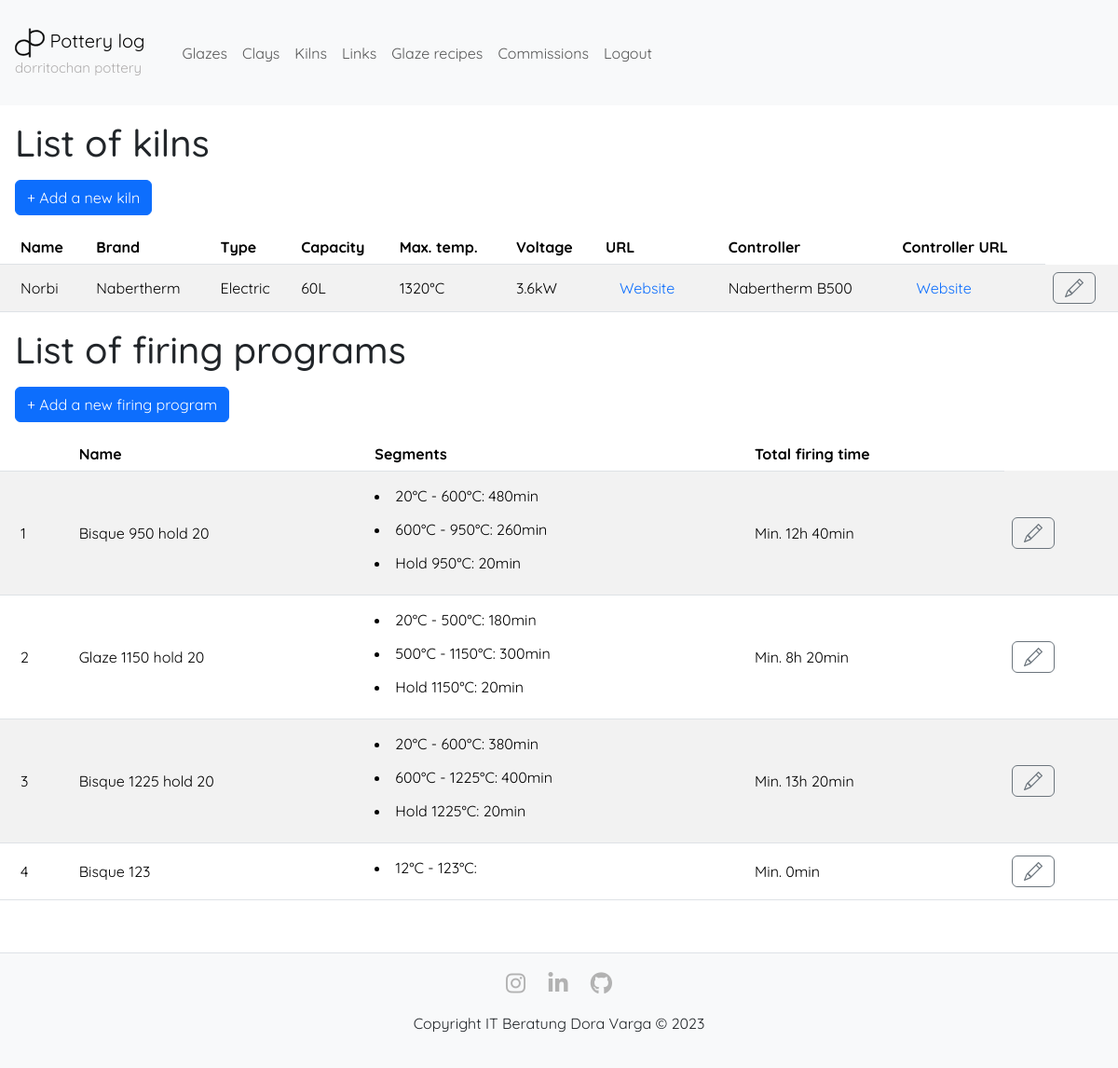
The page /viewkilns (signed in) on the database as committed earlier.
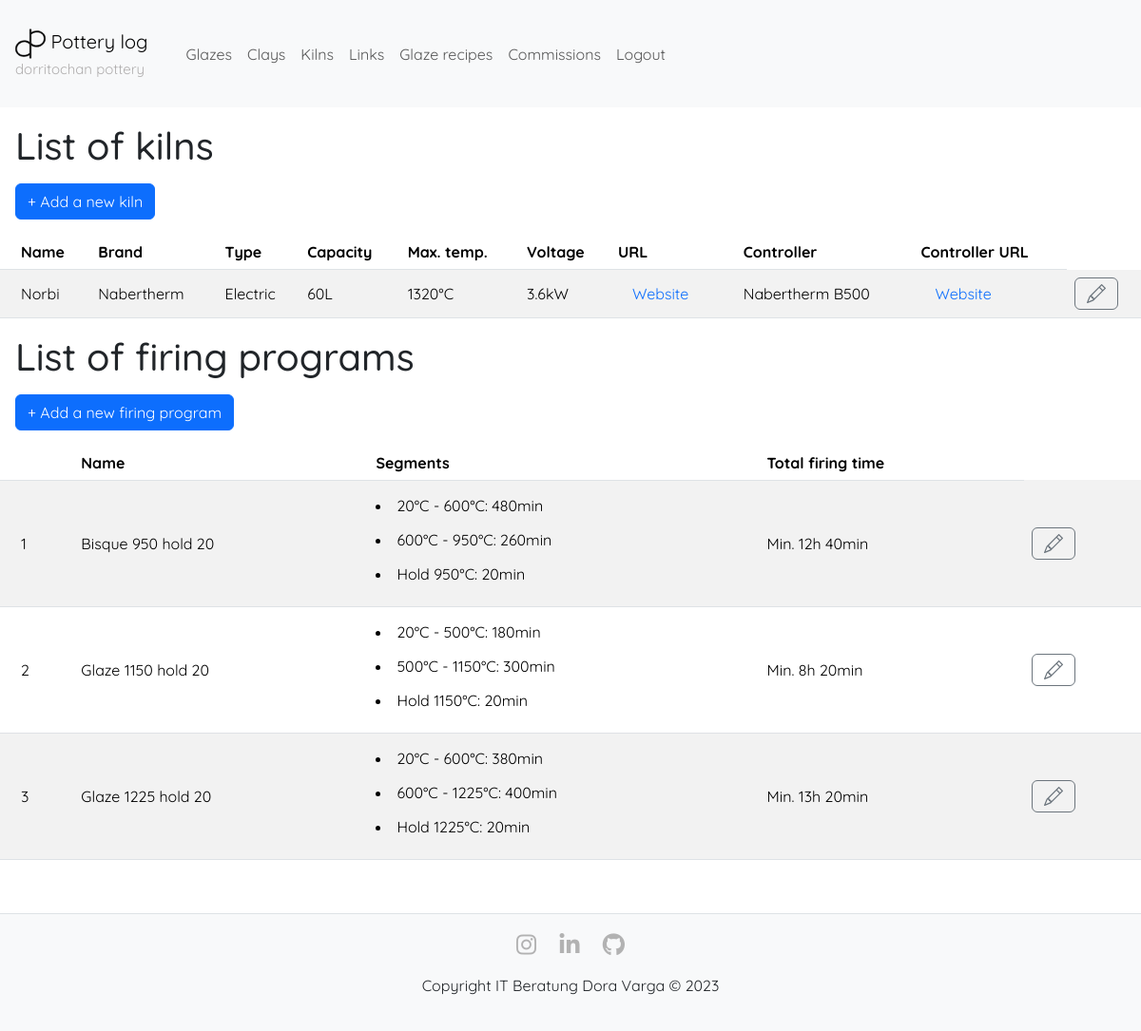
The same page on the database as committed later.
### app/models.py (models this page shows, shortened)
class Kiln(db.Model):
    __tablename__ = 'kiln'
    id = db.Column(db.Integer, primary_key=True)
    name = db.Column(db.String(140), index=True)
    brand = db.Column(db.String(140), index=True)
    type = db.Column(db.String(20)) # Electric or Gas
    capacity = db.Column(db.Integer) # in L
    temp_max = db.Column(db.Integer) # in °C
    voltage = db.Column(db.Float(20)) # in kW
    url = db.Column(db.String)
    controller = db.Column(db.String(200))
    controller_url = db.Column(db.String)
    bisque_fired_pots  = db.relationship('Pot', back_populates='bisque_fired_with_kiln', foreign_keys='[Pot.bisque_fire_kiln_id]', lazy='dynamic')
    glaze_fired_pots  = db.relationship('Pot', back_populates='glaze_fired_with_kiln', foreign_keys='[Pot.glaze_fire_kiln_id]', lazy='dynamic')

class FiringProgram(db.Model):
    __tablename__ = 'firing_program'
    id = db.Column(db.Integer, primary_key=True)
    type = db.Column(db.String(20)) # Bisque or Glaze
    name = db.Column(db.String(100))
    associated_segments = db.relationship('ProgramSegment', back_populates='program', lazy='dynamic', cascade='all, delete-orphan')
    bisque_pots = db.relationship('Pot', back_populates='bisque_fired_with_program', foreign_keys='[Pot.bisque_fire_program_id]', lazy='dynamic')
    glaze_pots = db.relationship('Pot', back_populates='glaze_fired_with_program', foreign_keys='[Pot.glaze_fire_program_id]', lazy='dynamic')

class ProgramSegment(db.Model):
    __tablename__ = 'program_segment'
    program_id = db.Column(db.Integer, db.ForeignKey('firing_program.id'), primary_key=True)
    segment_id = db.Column(db.Integer, db.ForeignKey('firing_segment.id'), primary_key=True)
    segment_order = db.Column(db.Integer)
    program = db.relationship('FiringProgram', back_populates='associated_segments')
    segment = db.relationship('FiringSegment', back_populates='associated_programs', cascade='all, delete')

class FiringSegment(db.Model):
    __tablename__ = 'firing_segment'
    id = db.Column(db.Integer, primary_key=True)
    temp_start = db.Column(db.Integer) # in °C
    temp_end = db.Column(db.Integer) # in °C
    time_to_reach = db.Column(db.Integer) # in min
    associated_programs = db.relationship('ProgramSegment', back_populates='segment', lazy='dynamic', cascade='all')

### app/controller.py (the view)
@app.route('/viewkilns')
@login_required
def view_kilns():
    kilns = Kiln.query.all()
    firing_programs = FiringProgram.query.all()
    kiln_form = AddKilnForm()
    program_form = AddFiringProgramForm()
    total_firing_time = {}
    for program in firing_programs:
        ordered_segments = ProgramSegment.query.filter_by(program=program).order_by(ProgramSegment.segment_order).all()
        program.ordered_segments = ordered_segments
        total_firing_time[program.id] = program_firing_time(program)
    return render_template('viewkilns.html', title='List of kilns', kilns=kilns, firing_programs=firing_programs, total_firing_time=total_firing_time, kiln_form=kiln_form, program_form=program_form)

### app/models.py (called while the page is built)
@login.user_loader
def load_user(id):
    return User.query.get(int(id))

### app/utils.py (called while the page is built)
def set_kiln_type_choices():
    return [(index + 1, type) for index, type in enumerate(KILN_TYPES)]

def set_firing_program_type_choices():
    return [(index + 1, type) for index, type in enumerate(FIRING_PROGRAM_TYPES)]

def program_firing_time(firing_program):
    segments = firing_program.associated_segments
    minutes_sum = sum(segment.segment.time_to_reach for segment in segments)
    hours, minutes = divmod(minutes_sum, 60)
    if hours > 0:
        return '{}h {}min'.format(hours, minutes)
    else:
        return '{}min'.format(minutes)

### app/templates/viewkilns.html (shortened to what this page needs)
{% extends 'layout.html' %}
{% block main %}
<h1 class="m-3">List of kilns</h1>
<div class="m-3">
    <button id="add-new-kiln" type="button" class="btn btn-primary" data-toggle="modal" data-target="#modal-add-edit-kiln" data-reload-page="true">&plus; Add a new kiln</button>
</div>
<table class="table table-striped table-hover-color table-hover">
    <thead>
        <tr>
            <th>Name</th>
            <th>Brand</th>
            <th>Type</th>
            <th>Capacity</th>
            <th>Max. temp.</th>
            <th>Voltage</th>
            <th>URL</th>
            <th>Controller</th>
            <th>Controller URL</th>
        </tr>
    </thead>
    <body>
        {% for kiln in kilns %}
        <tr>
            <td class="vertical-center">{{ kiln.name or '' }}</td>
            <td class="vertical-center">{{ kiln.brand or '' }}</td>
            <td class="vertical-center">{{ kiln.type or '' }}</td>
            <td class="vertical-center">{{ kiln.capacity ~ 'L' if kiln.capacity else '' }}</td>
            <td class="vertical-center">{{ kiln.temp_max ~ '°C' if kiln.temp_max else '' }}</td>
            <td class="vertical-center">{{ kiln.voltage ~ 'kW' if kiln.voltage else '' }}</td>
            <td class="vertical-center">
                {% if kiln.url %}
                    <a class="hover-border-link" href="{{ kiln.url }}" target="_blank">
                        Website
                    </a>
                {% endif %}
            </td>
            <td class="vertical-center">{{ kiln.controller or '' }}</td>
            <td class="vertical-center">
                {% if kiln.controller_url %}
                    <a class="hover-border-link" href="{{ kiln.controller_url }}" target="_blank">
                        Website
                    </a>
                {% endif %}
            </td>
            <td class="vertical-center">
                <button type="button" class="btn btn-outline-secondary" id="open-modal-edit-item-{{ kiln.id }}" data-toggle="modal" data-target="#modal-add-edit-kiln" data-reload-page="true" data-itemtype="kiln">
                </button>
            </td>
        </tr>
        {% endfor %}
    </body>
</table>
<h1 class="m-3">List of firing programs</h1>
<div class="m-3">
    <button id="add-new-firing-program" type="button" class="btn btn-primary" data-toggle="modal" data-target="#modal-add-edit-firing-program" data-reload-page="true">&plus; Add a new firing program</button>
</div>
<table class="table table-striped table-hover-color table-hover">
    <thead>
        <tr>
            <th></th>
            <th>Name</th>
            <th>Segments</th>
            <th>Total firing time</th>
        </tr>
    </thead>
    <body>
        {% for program in firing_programs %}
        <tr>
            <td class="vertical-center">{{ program.id or '' }}</td>
            <td class="font-weight-bold vertical-center">{{ program.name or '' }}</td>
            <td class="vertical-center">
                <dd>
                    {% for segment in program.ordered_segments %}
                        <li class="py-2">
                            {% if segment.segment.temp_start == segment.segment.temp_end %}
                                Hold {{ segment.segment.temp_start ~ '°C' or '' }}:
                            {% else %}
                                {{ segment.segment.temp_start ~ '°C' or '' }} -
                                {{ segment.segment.temp_end ~ '°C' or '' }}:
                            {% endif %}
                            {% if segment.segment.time_to_reach %}
                                {{ segment.segment.time_to_reach ~ 'min' or '' }}
                            {% endif %}
                        </li>
                    {% endfor %}
                </dd>
            </td>
            <td class="vertical-center">Min. {{ total_firing_time[program.id] }}</td>
            <td class="vertical-center">
                <button type="button" class="btn btn-outline-secondary" id="open-modal-edit-item-{{ program.id }}" data-toggle="modal" data-target="#modal-add-edit-firing-program" data-reload-page="true" data-itemtype="firing-program">
                </button>
            </td>
        </tr>
        {% endfor %}
    </body>
</table>
{% endblock %}

### app/templates/layout.html (shortened to what this page needs)
<!DOCTYPE html>
<html lang="en">
    <head>
        <link href="https://cdn.jsdelivr.net/npm/bootstrap@5.3.2/dist/css/bootstrap.min.css" rel="stylesheet">
        <link href="/static/css/styles.css" rel="stylesheet">
        <link rel="stylesheet" href="https://cdn.jsdelivr.net/npm/bootstrap-icons@1.11.1/font/bootstrap-icons.css">
        <link rel="stylesheet" href="https://cdnjs.cloudflare.com/ajax/libs/font-awesome/6.0.0-beta3/css/all.min.css">
    </head>
    <body>
        <main class="content">
            <nav class="navbar navbar-expand-lg navbar-light bg-light">
                <a class="navbar-brand m-3" href="{{ url_for('index') }}">
                    <div>
                        <img src="{{ url_for('static', filename='photos/g889.svg') }}" alt="Logo" style="width: 2rem; height: 2rem;">
                        <span>Pottery log</span><br>
                        <span class="small-text">dorritochan pottery</span>
                    </div>
                </a>
                <div class="collapse navbar-collapse m-3" id="navbarNav">
                    <ul class="navbar-nav">
                        {% if current_user.is_anonymous %}
                        <li class="nav-item">
                            <a class="nav-link" href="{{ url_for('login') }}">Login</a>
                        </li>
                        {% else %}
                        <li class="nav-item">
                            <a class="nav-link" href="{{ url_for('view_glazes') }}">Glazes</a>
                        </li>
                        <li class="nav-item">
                            <a class="nav-link" href="{{ url_for('view_clays') }}">Clays</a>
                        </li>
                        <li class="nav-item">
                            <a class="nav-link" href="{{ url_for('view_kilns') }}">Kilns</a>
                        </li>
                        <li class="nav-item">
                            <a class="nav-link" href="{{ url_for('view_links') }}">Links</a>
                        </li>
                        <li class="nav-item">
                            <a class="nav-link" href="{{ url_for('view_links') }}">Glaze recipes</a>
                        </li>
                        <li class="nav-item">
                            <a class="nav-link" href="{{ url_for('view_links') }}">Commissions</a>
                        </li>
                        <li class="nav-item">
                            <a class="nav-link" href="{{ url_for('logout') }}">Logout</a>
                        </li>
                        {% endif %}
                    </ul>
                </div>
            </nav>
            {% block main %}
            {% endblock %}
        </main>
        <footer id="footer" class="social-footer">
            <a href="https://www.instagram.com/dorritochan.pottery/" target="_blank"><i class="fab fa-instagram"></i></a>
            <a href="https://www.linkedin.com/in/dora-varga-8644841b6/" target="_blank"><i class="fab fa-linkedin-in"></i></a>
            <a href="https://github.com/dorritochan" target="_blank"><i class="fab fa-github"></i></a>
            <div class="footer-copyright mt-3">
                <div class="container">
                    <div class="row">
                        <div class="col-md-12 text-center">
                            <p>Copyright IT Beratung Dora Varga © 2023</p>
                        </div>
                    </div>
                </div>
            </div>
        </footer>
    </body>
</html>

### app/static/css/styles.css (style rules this page uses)
body { margin: 0; font-family: 'Quicksand', sans-serif; display: flex; flex-direction: column; min-height: 100vh; }
.content { flex: 1; }
a.hover-border-link { color: #0d6efd; text-decoration: none; padding: 8px 13px; border: 2px solid transparent; transition: all 0.1s; }
.vertical-center { vertical-align: middle; }
.table.table-striped td:nth-child(1), .table.table-striped th:nth-child(1) { padding-left: 22px; }
.small-text { font-size: 15px; color: rgb(176, 174, 174); }
.social-footer { margin: 40px 0 0 0; padding: 20px 0; background-color: #f8f9fa; border-top: 1px solid #dee2e6; text-align: center; }
.social-footer a { margin: 0 10px; color: #b2b2b2; font-size: 24px; transition: color 0.3s; }

Rows that differ between the two databases and show on the page:
removed FiringProgram: id "4", name "Bisque 123", total_firing_time "0min"
removed ProgramSegment: segment "12°C", segment "123°C", shown under "4"
changed FiringProgram id 3: name "Bisque 1225 hold 20" → "Glaze 1225 hold 20"
